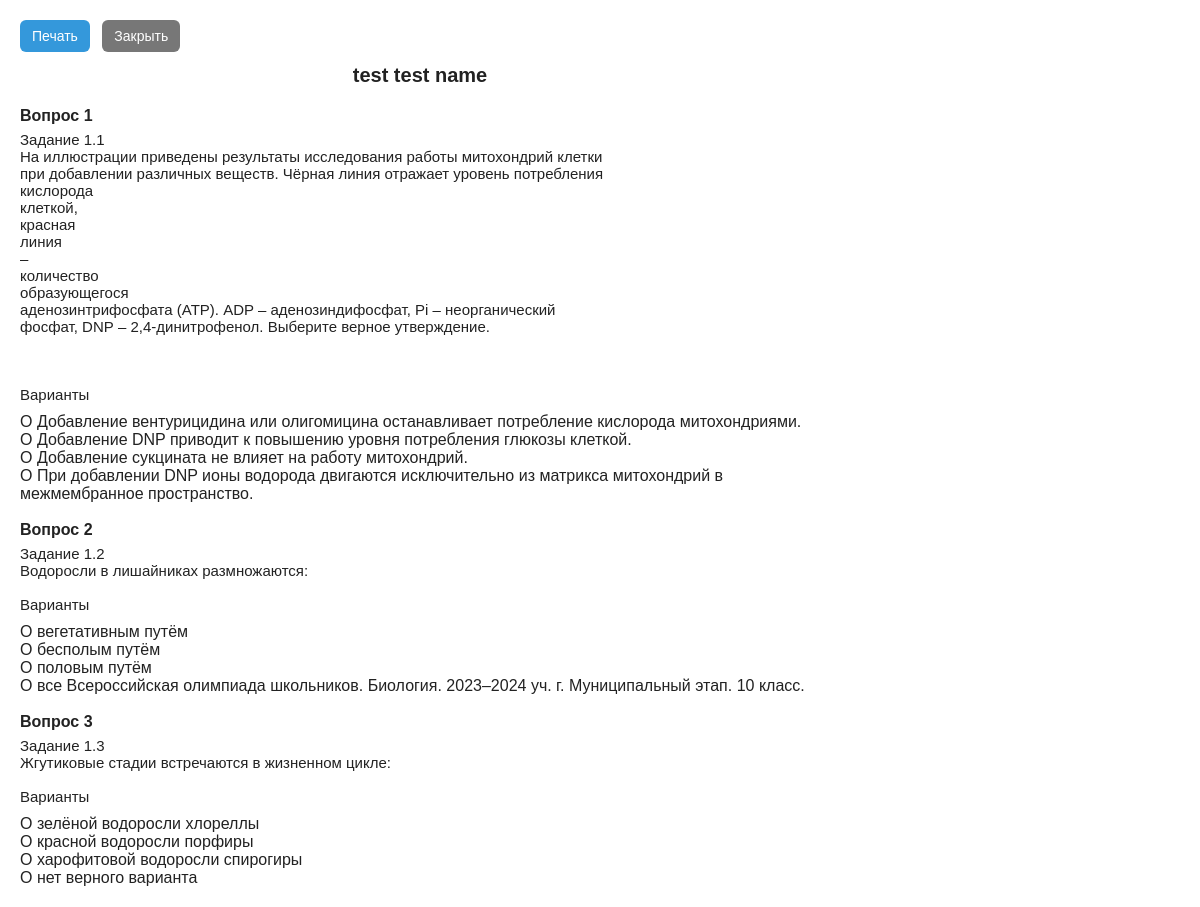
Page /print-test/1 (signed in) on the committed database.
### tables this page shows
CREATE TABLE tests (id INTEGER PRIMARY KEY AUTOINCREMENT, time INTEGER NOT NULL, attempts INTEGER NOT NULL, tasks_id TEXT NOT NULL, access_code TEXT, test_name TEXT);

CREATE TABLE tasks6 (id INTEGER PRIMARY KEY, title TEXT NOT NULL, description TEXT NOT NULL, anwser TEXT, difficulty INTEGER, tags TEXT, source TEXT, task_type TEXT DEFAULT 'text_answer', is_visible_to_students BIT DEFAULT 1);

CREATE TABLE task_options (id INTEGER PRIMARY KEY AUTOINCREMENT, task_id INTEGER NOT NULL, option_text TEXT NOT NULL, is_correct INTEGER DEFAULT 0, option_order INTEGER DEFAULT 0, FOREIGN KEY(task_id) REFERENCES tasks6(id) ON DELETE CASCADE);

### app.py (the view)
@app.route('/print-test/<int:test_id>')
def print_test(test_id):
    if 'user_id' not in session:
        return redirect(url_for('login'))
    conn = sqlite3.connect(DB_PATH)
    cursor = conn.cursor()
    cursor.execute("SELECT 1 FROM teachers WHERE user_id = ?", (session['user_id'],))
    if not cursor.fetchone():
        conn.close()
        return "Доступ запрещен", 403
    test = get_test_by_id(test_id)
    if not test:
        conn.close()
        return "Тест не найден", 404
    task_ids = [int(id_str.strip()) for id_str in test[3].split(',') if id_str.strip()]
    tasks = get_tasks_by_ids(task_ids)
    task_options = {}
    for task in tasks:
        if len(task) > 7 and task[7] == 'multiple_choice':
            options = get_task_options(task[0])
            task_options[task[0]] = options
    conn.close()
    return render_template('print_test.html', test=test, tasks=tasks, task_options=task_options, user=session.get('user_info'))

### app.py (called while the page is built)
def get_test_by_id(test_id):
    conn = sqlite3.connect(DB_PATH)
    cursor = conn.cursor()
    cursor.execute("SELECT * FROM tests WHERE id = ?", (test_id,))
    test = cursor.fetchone()
    conn.close()
    return test

def get_tasks_by_ids(task_ids):
    if not task_ids: return []
    placeholders = ','.join('?' * len(task_ids))
    query = f"SELECT * FROM tasks6 WHERE id IN ({placeholders})"
    conn = sqlite3.connect(DB_PATH)
    cursor = conn.cursor()
    cursor.execute(query, task_ids)
    tasks = cursor.fetchall()
    conn.close()
    return tasks

def get_task_options(task_id):
    conn = sqlite3.connect(DB_PATH)
    cursor = conn.cursor()
    cursor.execute("SELECT id, option_text, is_correct, option_order FROM task_options WHERE task_id = ? ORDER BY option_order", (task_id,))
    options = cursor.fetchall()
    conn.close()
    return options

### templates/print_test.html (shortened to what this page needs)
<!doctype html>
<html lang="ru">
<head>
</head>
<body onload="maybeAutoPrint()">
  <div class="controls no-print">
    <a href="#" onclick="window.print(); return false;" class="btn">Печать</a>
    <a href="javascript:window.close()" class="btn" style="background:#777;margin-left:8px">Закрыть</a>
  </div>
  <header>
    <h1>{{ test[5] }}</h1>
  </header>
  <main>
    {% for task in tasks %}
      <div class="question">
        <div class="q-title">Вопрос {{ loop.index }}</div>
        <div class="q-desc">{{ task[2] }}</div>
        {% if task|length > 7 and task[7] == 'multiple_choice' %}
          {% for option in task_options.get(task[0], []) %}
            <div>O {{ option[1] }}</div>
          {% endfor %}
        {% else %}
          <div class="answer-field"></div>
        {% endif %}
      </div>
    {% endfor %}
  </main>
</body>
</html>

### templates/print_test.html (style rules this page uses)
body { font-family: Arial, sans-serif; color: #222; margin: 20px; max-width: 800px; }
header { text-align: center; margin-bottom: 20px; }
h1 { font-size: 20px; margin: 0 0 6px 0; }
.question { margin: 18px 0; page-break-inside: avoid; }
.q-title { font-weight: bold; margin-bottom: 6px; font-size: 16px; }
.q-desc { white-space: pre-wrap; margin-bottom: 10px; font-size: 15px; }
.controls { margin-bottom: 12px; }
.btn { display:inline-block; padding:8px 12px; background:#3498db; color:white; text-decoration:none; border-radius:6px; font-size:14px; }

### rows in the picture
tests: test_name "test test name"
tasks6: description "Задание 1.1 На иллюстрации приведены результаты исследования работы митохондрий клетки при добавлении различных веществ. Чёрная линия отражает уровень потребления кислорода клеткой, красная линия – количество образующегося аденозинтрифосфата (ATP). ADP – аденозиндифосфат, Pi – неорганический фосфат, DNР – 2,4-динитрофенол. Выберите верное утверждение. Варианты"
task_options: option_text "Добавление вентурицидина или олигомицина останавливает потребление кислорода митохондриями."
task_options: option_text "Добавление DNP приводит к повышению уровня потребления глюкозы клеткой."
task_options: option_text "Добавление сукцината не влияет на работу митохондрий."
task_options: option_text "При добавлении DNP ионы водорода двигаются исключительно из матрикса митохондрий в межмембранное пространство."
tasks6: description "Задание 1.2 Водоросли в лишайниках размножаются: Варианты"
task_options: option_text "вегетативным путём"
task_options: option_text "бесполым путём"
task_options: option_text "половым путём"
task_options: option_text "все Всероссийская олимпиада школьников. Биология. 2023–2024 уч. г. Муниципальный этап. 10 класс."
tasks6: description "Задание 1.3 Жгутиковые стадии встречаются в жизненном цикле: Варианты"
task_options: option_text "зелёной водоросли хлореллы"
task_options: option_text "красной водоросли порфиры"
task_options: option_text "харофитовой водоросли спирогиры"
task_options: option_text "нет верного варианта"
